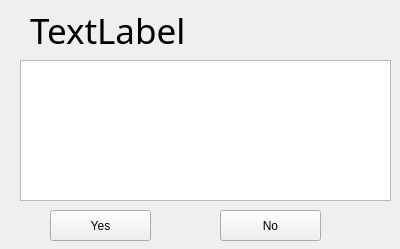
<?xml version="1.0" encoding="UTF-8"?>
<ui version="4.0">
 <class>word_info</class>
 <widget class="QWidget" name="word_info">
  <property name="geometry">
   <rect>
    <x>0</x>
    <y>0</y>
    <width>400</width>
    <height>249</height>
   </rect>
  </property>
  <property name="windowTitle">
   <string>Form</string>
  </property>
  <widget class="QLabel" name="label">
   <property name="geometry">
    <rect>
     <x>30</x>
     <y>10</y>
     <width>361</width>
     <height>41</height>
    </rect>
   </property>
   <property name="font">
    <font>
     <family>Adobe Arabic</family>
     <pointsize>26</pointsize>
    </font>
   </property>
   <property name="text">
    <string>TextLabel</string>
   </property>
  </widget>
  <widget class="QTextBrowser" name="textBrowser">
   <property name="geometry">
    <rect>
     <x>20</x>
     <y>60</y>
     <width>371</width>
     <height>141</height>
    </rect>
   </property>
  </widget>
  <widget class="QPushButton" name="yes_bt">
   <property name="geometry">
    <rect>
     <x>50</x>
     <y>210</y>
     <width>101</width>
     <height>31</height>
    </rect>
   </property>
   <property name="text">
    <string>Yes</string>
   </property>
  </widget>
  <widget class="QPushButton" name="no_bt">
   <property name="geometry">
    <rect>
     <x>220</x>
     <y>210</y>
     <width>101</width>
     <height>31</height>
    </rect>
   </property>
   <property name="text">
    <string>No</string>
   </property>
  </widget>
 </widget>
 <resources/>
 <connections/>
</ui>
